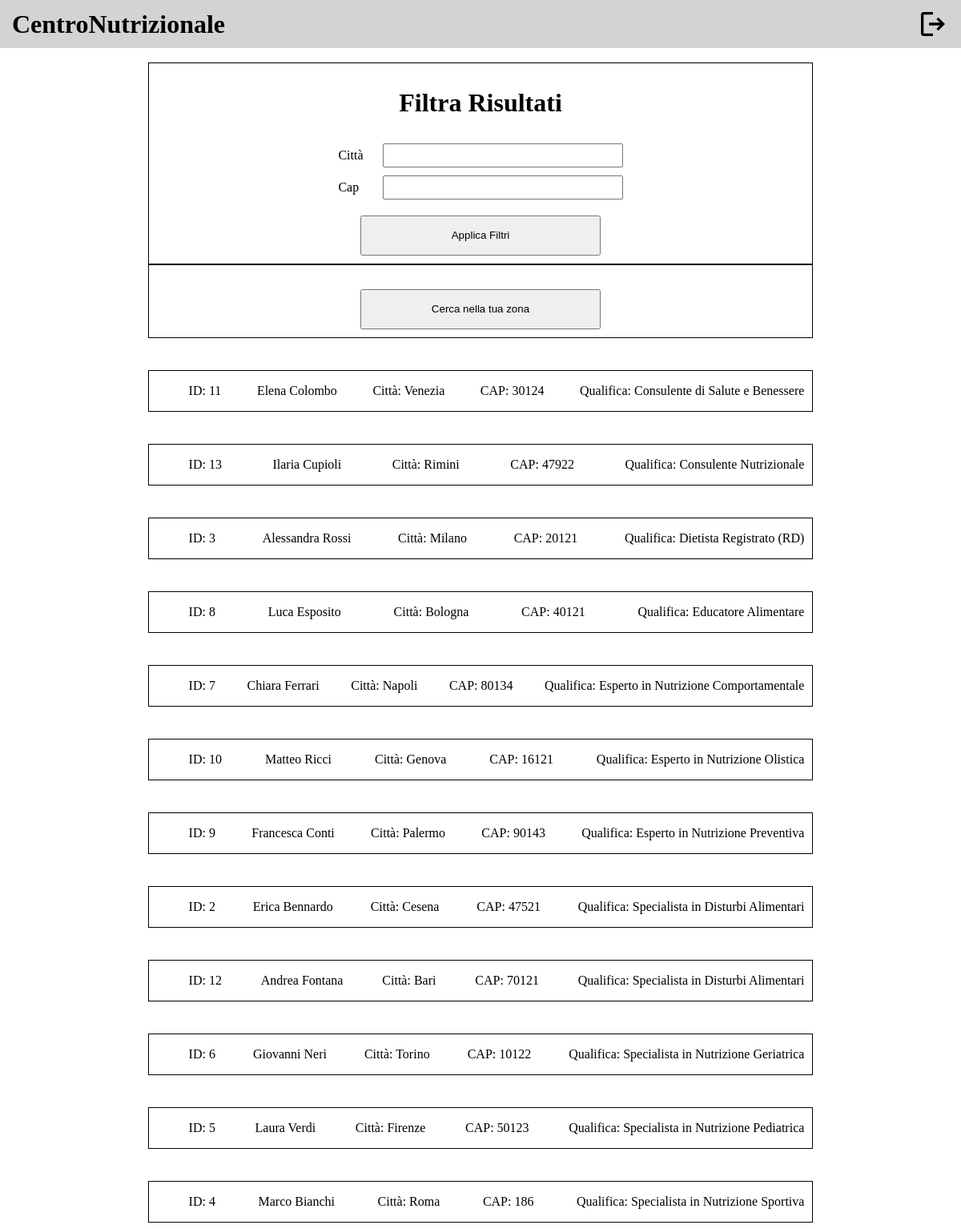
Page /public/cercaNutrizionista.php (signed in) on the committed database.
### tables this page shows
CREATE TABLE `nutrizionista` (
  `Nome` varchar(50) NOT NULL,
  `Cognome` varchar(50) NOT NULL,
  `Email` varchar(30) NOT NULL,
  `IDNutrizionista` int(11) NOT NULL,
  `Password` varchar(255) NOT NULL,
  `MediaVoti` int(11) NOT NULL
);

CREATE TABLE `possiede_q` (
  `IDNutrizionista` int(11) NOT NULL,
  `Titolo` varchar(100) NOT NULL
);

CREATE TABLE `indirizzo_prof` (
  `IDNutrizionista` int(11) NOT NULL,
  `Citta` varchar(50) NOT NULL,
  `CAP` int(11) NOT NULL,
  `Via` varchar(50) NOT NULL,
  `NCivico` int(11) NOT NULL
);

### db/database.php (called while the page is built, shortened)
<?php
require_once ("nutrizionistaTable.php");
require_once ("recensioniTable.php");
class DatabaseConnection
{
    private $nutrizionistaTable;
    private $recensioniTable;
    public function __construct($servername, $username, $password, $dbname, $port)
    {
        $this->db = new mysqli($servername, $username, $password, $dbname, $port);
        $this->nutrizionistaTable = new NutrizionistaTable($this->db);
        $this->recensioniTable = new RecensioniTable($this->db);
    }
    public function getNutrizionistaTable()
    {
        return $this->nutrizionistaTable;
    }
    public function getRecensioniTable()
    {
        return $this->recensioniTable;
    }
}

### bootstrap.php (called while the page is built, shortened)
<?php
require_once ("db/database.php");
$dbh = new DatabaseConnection("localhost", "root", "", "centronutrizionale", 3306);
?>

### db/nutrizionistaTable.php (called while the page is built, shortened)
<?php
class NutrizionistaTable
{
    private $db;
    public function __construct($db)
    {
        $this->db = $db;
    }
    public function getNutrizionistaById($id)
    {
        $stmt = $this->db->prepare("SELECT *
        FROM nutrizionista n
        JOIN informazione i ON n.IDNutrizionista = i.IDNutrizionista
        JOIN indirizzo_prof ip ON n.IDNutrizionista = ip.IDNutrizionista
        JOIN possiede_q q ON n.IDNutrizionista = q.IDNutrizionista
        WHERE n.IDNutrizionista=?");
        $stmt->bind_param('i', $id);
        $stmt->execute();
        $result = $stmt->get_result();
        return $result->fetch_all(MYSQLI_ASSOC);
    }
    public function getAllNutrizionisti()
    {
        $stmt = $this->db->prepare("SELECT *
        FROM nutrizionista n
        JOIN informazione i ON n.IDNutrizionista = i.IDNutrizionista
        JOIN indirizzo_prof ip ON n.IDNutrizionista = ip.IDNutrizionista
        JOIN possiede_q q ON n.IDNutrizionista = q.IDNutrizionista
        ");
        $stmt->execute();
        $result = $stmt->get_result();
        return $result->fetch_all(MYSQLI_ASSOC);
    }
    public function getAttualNutrizionista($idCliente)
    {
        $stmt = $this->db->prepare("SELECT
        s.Data,
        s.Ora,
        s.IDNutrizionista,
        n.Nome,
        n.Cognome,
        n.Email,
        n.MediaVoti,
        q.Titolo AS Qualifica,
        i.Esperienza,
        i.Specializzazione,
        i.Orari,
        i.Telefono,
        p.Citta,
        p.CAP,
        p.Via,
        p.NCivico
    FROM
        scelta s
    JOIN
        nutrizionista n ON s.IDNutrizionista = n.IDNutrizionista
    LEFT JOIN
        possiede_q q ON n.IDNutrizionista = q.IDNutrizionista
    LEFT JOIN
        informazione i ON n.IDNutrizionista = i.IDNutrizionista
    LEFT JOIN
        indirizzo_prof p ON n.IDNutrizionista = p.IDNutrizionista
    WHERE
        s.IDCliente = ?
    ORDER BY
        s.Data DESC,
        s.Ora DESC
    LIMIT 1;
    ");
        $stmt->bind_param('i', $idCliente);
        $stmt->execute();
        $result = $stmt->get_result();
        return $result->fetch_all(MYSQLI_ASSOC);
    }
    public function getObiettivoPiuRichiesto($idNutrizionista)
    {
        $stmt = $this->db->prepare("SELECT
    o.Descrizione,
    COUNT(s.CodiceObiettivo) AS NumRichieste
FROM
    scheda s
JOIN
    cliente c ON s.IDCliente = c.IDCliente
JOIN
    consulenza cons ON cons.IDCliente = c.IDCliente
JOIN
    obiettivo o ON s.CodiceObiettivo = o.CodiceObiettivo
WHERE
    cons.IDNutrizionista = ?
GROUP BY
    o.Descrizione
ORDER BY
    NumRichieste DESC
LIMIT 1;");
        $stmt->bind_param('i', $idNutrizionista);
        $stmt->execute();
        $result = $stmt->get_result();
        return $result->fetch_all(MYSQLI_ASSOC);
    }
}
?>

### nutrizionista.php (called while the page is built, shortened)
<?php
require_once ("bootstrap.php");
if (isUserLoggedIn()) {
    if (!empty($id)) {
        $templateparams["nutrizionista"] = $dbh->getNutrizionistaTable()->getNutrizionistaById($id);
        $templateparams["recensioni"] = $dbh->getRecensioniTable()->getRecensioniByNutrizionistaId($id);
        $templateparams["recensioniNutrizionista"] = $dbh->getRecensioniTable()->getRecensioniECountByNutrizionistaId($id);
        $templateparams["obiettivo"] = $dbh->getNutrizionistaTable()->getObiettivoPiuRichiesto($id);
    }
    $templateparams["allNutrizionisti"] = $dbh->getNutrizionistaTable()->getAllNutrizionisti();
    $templateparams["nutrizionistaAttuale"] = $dbh->getNutrizionistaTable()->getAttualNutrizionista($_SESSION["id"]);
}
?>

### db/recensioniTable.php (called while the page is built, shortened)
<?php
class RecensioniTable
{
  private $db;
  public function __construct($db)
  {
    $this->db = $db;
  }
  public function getRecensioniByNutrizionistaId($idNutrizionista)
  {
    $stmt = $this->db->prepare("SELECT * FROM recensione WHERE IDNutrizionista = ?");
    $stmt->bind_param('i', $idNutrizionista);
    $stmt->execute();
    $result = $stmt->get_result();
    return $result->fetch_all(MYSQLI_ASSOC);
  }
  public function getNumeroTotaleRecensioniByNutrizionistaId($idNutrizionista)
    {
        $stmt = $this->db->prepare("SELECT COUNT(*) AS NumeroTotaleRecensioni FROM recensione WHERE IDNutrizionista = ?");
        $stmt->bind_param('i', $idNutrizionista);
        $stmt->execute();
        $result = $stmt->get_result();
        return $result->fetch_assoc();
    }
    public function getRecensioniECountByNutrizionistaId($idNutrizionista)
    {
        $recensioni = $this->getRecensioniByNutrizionistaId($idNutrizionista);
        $numeroTotaleRecensioni = $this->getNumeroTotaleRecensioniByNutrizionistaId($idNutrizionista);
        return array(
            "recensioni" => $recensioni,
            "numeroTotaleRecensioni" => $numeroTotaleRecensioni["NumeroTotaleRecensioni"]
        );
    }
}

### public/cercaNutrizionista.php (the view, shortened to what this page needs)
<!DOCTYPE html>
<html lang="en">
<head>
  <link rel="stylesheet" href="../template/components/components.css">
  <link rel="stylesheet" href="../template/header/header.css">
  <link rel="stylesheet" href="styles/cercaNutrizionista.css">
</head>
<body>
  <?php include ("../template/header/headerCliente.html");
  require ("../bootstrap.php");
  $id = $_SESSION["id"];
  require ("../nutrizionista.php");
  require ("../search.php"); ?>
  <main>
    <form action="" method="post">
      <h1>Filtra Risultati</h1>
      <div class="city">
        <label for="city">Città</label>
        <input class="txt" type="text" id="city" name="city">
      </div>
      <div class="cap">
        <label for="cap">Cap</label>
        <input class="txt" type="text" id="cap" name="cap">
      </div>
      <button class="btn">Applica Filtri</button>
    </form>
    <form action="" method="post">
      <button type="input" class="btn" name="searchNearYou">Cerca nella tua zona</button>
    </form>
    <?php if (isset($_GET["text"])) { ?>
      <br>
      <br>
      <?php echo $_GET["text"];
    } else {
      foreach ($templateparams["allNutrizionisti"] as $nutrizionista): ?>
        <div data-id="<?php echo $nutrizionista["IDNutrizionista"]; ?>" data-sceltaAttuale="<?php if ($templateparams["nutrizionistaAttuale"][0]["IDNutrizionista"] == $nutrizionista["IDNutrizionista"]) {
             echo "si";
           } else {
             echo "no";
           } ?>" class="result">
          <ul>
            <li>ID: <?php echo $nutrizionista["IDNutrizionista"]; ?></li>
            <li><?php echo $nutrizionista["Nome"], " ", $nutrizionista["Cognome"]; ?></li>
            <li>Città: <?php echo $nutrizionista["Citta"]; ?></li>
            <li>CAP: <?php echo $nutrizionista["CAP"]; ?></li>
            <li>Qualifica: <?php echo $nutrizionista["Titolo"]; ?></li>
          </ul>
        </div>
      <?php endforeach;
    } ?>
  </main>
</body>
</html>

### template/components/components.css (style rules this page uses)
body { display: flex; flex-direction: column; }
.btn { width: 100%; max-width: 300px; height: 50px; cursor: pointer; }
.txt { width: 100%; max-width: 300px; height: 30px; box-sizing: border-box; }

### template/header/header.css (style rules this page uses)
header h1 { margin: 0; }
header { display: flex; height: 60px; background-color: lightgray; justify-content: space-between; align-content:end; position: fixed; left: 0; right: 0; top: 0; }
.logout, .logo { display: flex; align-items: center; }
.logo { margin-left: 15px; }
.logout { margin-right: 15px; }
.logout img { height: 40px; }

### public/styles/cercaNutrizionista.css (style rules this page uses)
main { margin-top: 70px; display: flex; flex-direction: column; justify-content: center; align-items: center; }
form { display: flex; flex-direction: column; width: 30%; border: 1px solid black; padding: 10px 20%; }
form h1 { text-align: center; }
form div { margin-top: 10px; display: flex; justify-content: space-between; align-items: center; flex-wrap: wrap; }
form button { margin-top: 20px; align-self: flex-end; }
.result { margin-top: 40px; border: 1px solid black; width: 70%; }
.result ul { display: flex; list-style-type: none; justify-content: space-between; flex-wrap: wrap; }
.result ul li { margin: 0 10px; }
@media (max-width: 1374px) { form button { align-self: center; } }

### rows in the picture
nutrizionista: possiede_q.IDNutrizionista "11", Nome "Elena", Cognome "Colombo", indirizzo_prof.Citta "Venezia", indirizzo_prof.CAP "30124", possiede_q.Titolo "Consulente di Salute e Benessere"
nutrizionista: possiede_q.IDNutrizionista "13", Nome "Ilaria", Cognome "Cupioli", indirizzo_prof.Citta "Rimini", indirizzo_prof.CAP "47922", possiede_q.Titolo "Consulente Nutrizionale"
nutrizionista: possiede_q.IDNutrizionista "3", Nome "Alessandra", Cognome "Rossi", indirizzo_prof.Citta "Milano", indirizzo_prof.CAP "20121", possiede_q.Titolo "Dietista Registrato (RD)"
nutrizionista: possiede_q.IDNutrizionista "8", Nome "Luca", Cognome "Esposito", indirizzo_prof.Citta "Bologna", indirizzo_prof.CAP "40121", possiede_q.Titolo "Educatore Alimentare"
nutrizionista: possiede_q.IDNutrizionista "7", Nome "Chiara", Cognome "Ferrari", indirizzo_prof.Citta "Napoli", indirizzo_prof.CAP "80134", possiede_q.Titolo "Esperto in Nutrizione Comportamentale"
nutrizionista: possiede_q.IDNutrizionista "10", Nome "Matteo", Cognome "Ricci", indirizzo_prof.Citta "Genova", indirizzo_prof.CAP "16121", possiede_q.Titolo "Esperto in Nutrizione Olistica"
nutrizionista: possiede_q.IDNutrizionista "9", Nome "Francesca", Cognome "Conti", indirizzo_prof.Citta "Palermo", indirizzo_prof.CAP "90143", possiede_q.Titolo "Esperto in Nutrizione Preventiva"
nutrizionista: possiede_q.IDNutrizionista "2", Nome "Erica", Cognome "Bennardo", indirizzo_prof.Citta "Cesena", indirizzo_prof.CAP "47521", possiede_q.Titolo "Specialista in Disturbi Alimentari"
nutrizionista: possiede_q.IDNutrizionista "12", Nome "Andrea", Cognome "Fontana", indirizzo_prof.Citta "Bari", indirizzo_prof.CAP "70121", possiede_q.Titolo "Specialista in Disturbi Alimentari"
nutrizionista: possiede_q.IDNutrizionista "6", Nome "Giovanni", Cognome "Neri", indirizzo_prof.Citta "Torino", indirizzo_prof.CAP "10122", possiede_q.Titolo "Specialista in Nutrizione Geriatrica"
nutrizionista: possiede_q.IDNutrizionista "5", Nome "Laura", Cognome "Verdi", indirizzo_prof.Citta "Firenze", indirizzo_prof.CAP "50123", possiede_q.Titolo "Specialista in Nutrizione Pediatrica"
nutrizionista: possiede_q.IDNutrizionista "4", Nome "Marco", Cognome "Bianchi", indirizzo_prof.Citta "Roma", indirizzo_prof.CAP "186", possiede_q.Titolo "Specialista in Nutrizione Sportiva"
